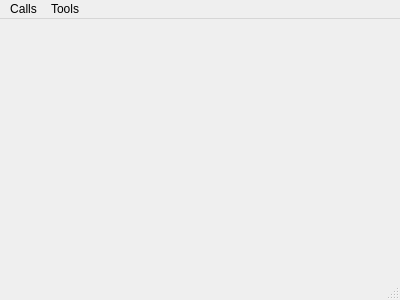
<?xml version="1.0" encoding="UTF-8"?>
<ui version="4.0">
 <class>MainWindow</class>
 <widget class="QMainWindow" name="MainWindow">
  <property name="geometry">
   <rect>
    <x>0</x>
    <y>0</y>
    <width>400</width>
    <height>300</height>
   </rect>
  </property>
  <property name="windowTitle">
   <string>Simple Terminal</string>
  </property>
  <widget class="QWidget" name="centralWidget">
   <layout class="QVBoxLayout" name="verticalLayout"/>
  </widget>
  <widget class="QMenuBar" name="menuBar">
   <property name="geometry">
    <rect>
     <x>0</x>
     <y>0</y>
     <width>400</width>
     <height>21</height>
    </rect>
   </property>
   <widget class="QMenu" name="menuCalls">
    <property name="title">
     <string>Calls</string>
    </property>
    <addaction name="actionConnect"/>
    <addaction name="actionDisconnect"/>
    <addaction name="separator"/>
    <addaction name="actionQuit"/>
   </widget>
   <widget class="QMenu" name="menuTools">
    <property name="title">
     <string>Tools</string>
    </property>
    <addaction name="actionConfigure"/>
    <addaction name="actionClear"/>
   </widget>
   <addaction name="menuCalls"/>
   <addaction name="menuTools"/>
  </widget>
  <widget class="QStatusBar" name="statusBar"/>
  <action name="actionAbout">
   <property name="text">
    <string>&amp;About</string>
   </property>
   <property name="toolTip">
    <string>About program</string>
   </property>
   <property name="shortcut">
    <string>Alt+A</string>
   </property>
  </action>
  <action name="actionAboutQt">
   <property name="text">
    <string>About Qt</string>
   </property>
  </action>
  <action name="actionConnect">
   <property name="icon">
    <iconset>
     <normaloff>:/images/connect.png</normaloff>:/images/connect.png</iconset>
   </property>
   <property name="text">
    <string>C&amp;onnect</string>
   </property>
   <property name="toolTip">
    <string>Connect to serial port</string>
   </property>
   <property name="shortcut">
    <string>Ctrl+O</string>
   </property>
  </action>
  <action name="actionDisconnect">
   <property name="icon">
    <iconset>
     <normaloff>:/images/disconnect.png</normaloff>:/images/disconnect.png</iconset>
   </property>
   <property name="text">
    <string>&amp;Disconnect</string>
   </property>
   <property name="toolTip">
    <string>Disconnect from serial port</string>
   </property>
   <property name="shortcut">
    <string>Ctrl+D</string>
   </property>
  </action>
  <action name="actionConfigure">
   <property name="icon">
    <iconset>
     <normaloff>:/images/settings.png</normaloff>:/images/settings.png</iconset>
   </property>
   <property name="text">
    <string>&amp;Configure</string>
   </property>
   <property name="toolTip">
    <string>Configure serial port</string>
   </property>
   <property name="shortcut">
    <string>Alt+C</string>
   </property>
  </action>
  <action name="actionClear">
   <property name="icon">
    <iconset>
     <normaloff>:/images/clear.png</normaloff>:/images/clear.png</iconset>
   </property>
   <property name="text">
    <string>C&amp;lear</string>
   </property>
   <property name="toolTip">
    <string>Clear data</string>
   </property>
   <property name="shortcut">
    <string>Alt+L</string>
   </property>
  </action>
  <action name="actionQuit">
   <property name="icon">
    <iconset>
     <normaloff>:/images/application-exit.png</normaloff>:/images/application-exit.png</iconset>
   </property>
   <property name="text">
    <string>&amp;Quit</string>
   </property>
   <property name="shortcut">
    <string>Ctrl+Q</string>
   </property>
  </action>
 </widget>
 <layoutdefault spacing="6" margin="11"/>
 <resources/>
 <connections/>
</ui>
